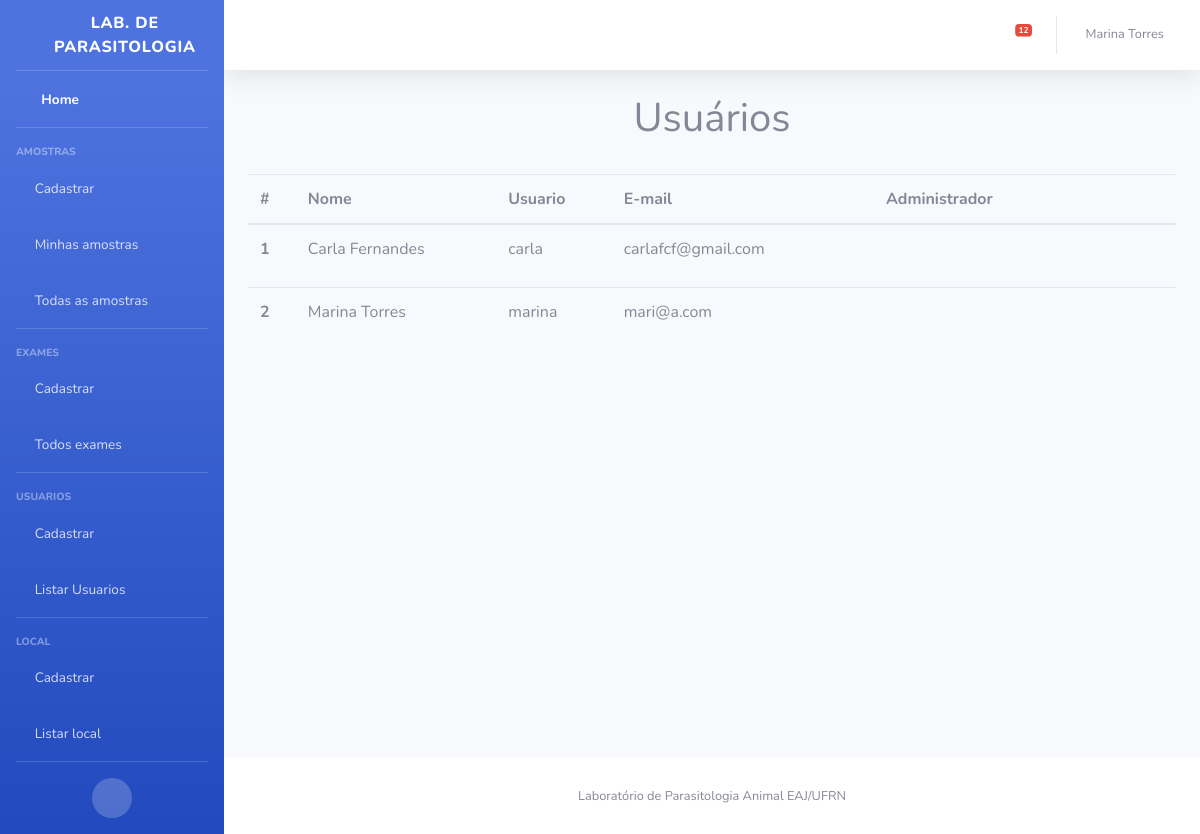
The app's page /usuario/listarUsuarios/ (signed in) with its own data.
### Usuario/models.py (models this page shows)
class User(auth.models.User, auth.models.PermissionsMixin):
    def __str__(self):
        return "{} {}".format(self.first_name, self.last_name)
    class Meta:
        ordering = ['first_name', 'last_name']

### Usuario/views.py (the view)
# urls.py: url('listarUsuarios/', views.listarUsuarios, name='listar'),
@login_required
def listarUsuarios(request):
    user = User.objects.filter(is_active=True)
    context = {'lista_user':user}
    return render(request, 'Usuario/listarUser.html', context)

### Amostra/context_processors.py (called while the page is built)
def amostras_pendentes(request):
    if (request.user.is_authenticated):
        amostras = Amostra.objects.filter(
            responsavel=request.user, status=True,
            data_coleta__lte = date.today()- timedelta(days=10))
    else:
        amostras = Amostra.objects.filter(
            status=True,
            data_coleta__lte = date.today()- timedelta(days=10))
    return {
        'amostras_pendentes_count': amostras.count(),
        'amostras_pendentes': amostras.order_by('data_coleta')
    }

### Local/models.py (called while the page is built)
    def __str__(self):
        return self.nome

### templates/Usuario/listarUser.html (shortened to what this page needs)
{% extends "base.html" %}
{% block arquivos_js_css %}
{% load static %}
{% endblock %}
{% block titulo %}
	<h1>Usuários</h1>
{% endblock %}
{% block content %}
    {% if lista_user %}
         <table id="userDT" class="table" cellspacing="0" width="100%">
          <thead >
            <th scope="col">#</th>
            <th>Nome</th>
            <th>Usuario</th>
            <th>E-mail</th>
            <th><center>Administrador</center></th>
            <th></th>
          </thead>
             <tbody>
             {% for user in lista_user %}
                <tr>
                 <th scope="row">{{ forloop.counter }}</th>
                    <td>{{ user }}</td>
                    <td>{{ user.username }}</td>
                    <td>{{ user.email}}</td>
                    {% if user.is_superuser %}
                    <td><center>
                        <a href="{% url 'usuario:mudar_coordenacao_status' coord_status=0 usuario=user.pk %}" class="btn btn-primary-outline"><i class="fa fa-check" aria-hidden="true" style="color:green"></i></a>
                    </center></td>
                  {% else %}
                    <td><center>
                        <a href="{% url 'usuario:mudar_coordenacao_status' coord_status=1 usuario=user.pk %}" class="btn btn-danger-outline"><i class="fa fa-times" aria-hidden="true" style="color:red"></i></a>
                    </center></td>
                  {% endif %}
                    <td>
                        <a href="{% url 'usuario:editar' pk=user.pk %}" class="btn btn-warning-outline" data-toggle="tooltip" title="Editar">
                            <i class="fas fa-pencil-alt" style="color:blue"></i>
                        <a href="" class="btn btn-danger-outline"
                            data-toggle="modal" data-target="#fm-modal-grid-{{user.pk}}"
                            data-tt="tooltip" title="Desabilitar usuário">
                            <i class="fa fa-user-times" aria-hidden="true" style="color:red"></i>
                        </a>
                    </td>
                </tr>
             {% endfor %}
             </tbody>
         </table>
    {% else %}
         <p>Não há Usuarios cadastrados!</p>
    {% endif %}
    <br>
{% endblock %}

### templates/base.html (shortened to what this page needs)
<!DOCTYPE html>
<html lang="en">
{% load static %}
<head>
  <link href="{% static 'vendor/fontawesome-free/css/all.min.css' %}" rel="stylesheet" type="text/css">
  <link rel="stylesheet" type="text/css" href="{% static 'css/sb-admin-2.css' %}" />
</head>
<body id="page-top">
  <div id="wrapper">
     {% if user.is_authenticated %}
    <ul class="navbar-nav bg-gradient-primary sidebar sidebar-dark accordion" id="accordionSidebar">
      <a class="sidebar-brand d-flex align-items-center justify-content-center" href="index.html">
        <div class="sidebar-brand-icon rotate-n-15">
          <i class="fas fa-microscope"></i>
        </div>
        <div class="sidebar-brand-text mx-3">Lab. de Parasitologia</div>
      </a>
      <hr class="sidebar-divider my-0">
      <li class="nav-item active">
        <a class="nav-link" href="{% url 'amostra:home' %}">
          <i class="fas fa-fw fa-tachometer-alt"></i>
          <span>Home</span></a>
      </li>
      <hr class="sidebar-divider">
      <div class="sidebar-heading">
        Amostras
      </div>
      <li class="nav-item">
        <a class="nav-link collapsed" href="{% url 'amostra:adicionar' %}">
          <i class="fas fa-plus"></i>
          <span>Cadastrar</span>
        </a>
      </li>
      <li class="nav-item">
        <a class="nav-link collapsed" href="#" data-toggle="collapse" data-target="#collapseTwo" aria-expanded="true" aria-controls="collapseTwo">
          <i class="fas fa-vial"></i>
          <span>Minhas amostras</span>
        </a>
      </li>
      <li class="nav-item">
        <a class="nav-link collapsed" href="#" data-toggle="collapse" data-target="#collapseUtilities" aria-expanded="true" aria-controls="collapseUtilities">
          <i class="fas fa-vials"></i>
          <span>Todas as amostras</span>
        </a>
      </li>
      <hr class="sidebar-divider">
      <div class="sidebar-heading">
        Exames
      </div>
      {% if user.is_superuser %}
      <li class="nav-item">
        <a class="nav-link collapsed" href="{% url 'exame:CadastrarExame' %}">
          <i class="fas fa-plus"></i>
          <span>Cadastrar</span>
        </a>
      </li>
      {% endif %}
       <li class="nav-item">
        <a class="nav-link collapsed" href="#" data-toggle="collapse" data-target="#collapseExame" aria-expanded="true" aria-controls="collapseUtilities">
           <i class="fa fa-clipboard-list"></i>
          <span>Todos exames</span>
        </a>
      </li>
      {% if user.is_superuser %}
       <hr class="sidebar-divider">
       <div class="sidebar-heading">
        Usuarios
      </div>
      <li class="nav-item">
        <a class="nav-link collapsed" href="{% url 'usuario:cadastrar' %}">
          <i class="fas fa-plus"></i>
          <span>Cadastrar</span>
        </a>
      </li>
      <li class="nav-item">
        <a class="nav-link collapsed" href="#" data-toggle="collapse" data-target="#collapseUser" aria-expanded="true" aria-controls="collapseUtilities">
          <i class="fas fa-users"></i>
          <span>Listar Usuarios</span>
        </a>
      </li>
       <hr class="sidebar-divider">
      <div class="sidebar-heading">
        Local
      </div>
      <li class="nav-item">
        <a class="nav-link collapsed" href="{% url 'local:cadastrarLocal' %}">
          <i class="fas fa-plus"></i>
          <span>Cadastrar</span>
        </a>
      </li>
      <li class="nav-item">
        <a class="nav-link collapsed" href="{% url 'local:listarLocal' %}">
          <i class="fa fa-clipboard-list"></i>
          <span>Listar local</span>
        </a>
      </li>
      {% endif %}
      <hr class="sidebar-divider d-none d-md-block">
      <div class="text-center d-none d-md-inline">
        <button class="rounded-circle border-0" id="sidebarToggle"></button>
      </div>
    </ul>
    <div id="content-wrapper" class="d-flex flex-column">
      <div id="content">
        <nav class="navbar navbar-expand navbar-light bg-white topbar mb-4 static-top shadow">
          <ul class="navbar-nav ml-auto">
            <li class="nav-item dropdown no-arrow mx-1">
              <a class="nav-link dropdown-toggle" href="#" id="alertsDropdown" role="button" data-toggle="dropdown" aria-haspopup="true" aria-expanded="false">
                <i class="fas fa-bell fa-fw"></i>
                <span class="badge badge-danger badge-counter">{{ amostras_pendentes_count }}</span>
              </a>
            </li>
            <li class="nav-item dropdown no-arrow">
              <a class="nav-link dropdown-toggle" href="#" id="userDropdown" role="button" data-toggle="dropdown" aria-haspopup="true" aria-expanded="false">
                <span class="mr-2 d-none d-lg-inline text-gray-600 small">{{user.first_name}} {{user.last_name}}</span>
              </a>
            </li>
          </ul>
        </nav>
        {% endif %}
        <div class="container-fluid">
          <div class="d-sm-flex align-items-center justify-content-between mb-4">
            <h1 class="h3 mb-0 text-gray-800">
              {% block titulo %}
              {% endblock %}
            </h1>
          </div>
          {% block content %}{% endblock %}
        </div>
      </div>
      <footer class="sticky-footer bg-white">
        <div class="container my-auto">
          <div class="copyright text-center my-auto">
            <span> Laboratório de Parasitologia Animal EAJ/UFRN</span>
          </div>
        </div>
      </footer>
    </div>
  </div>
</body>
</html>

### records on screen
User: last_name "Carla Fernandes", username "carla", email "carlafcf@gmail.com"
User: last_name "Marina Torres", username "marina", email "mari@a.com"

### other values on screen
{{ amostras_pendentes_count }} "12"
{{ user.first_name }} "Marina"
{{ user.last_name }} "Torres"
